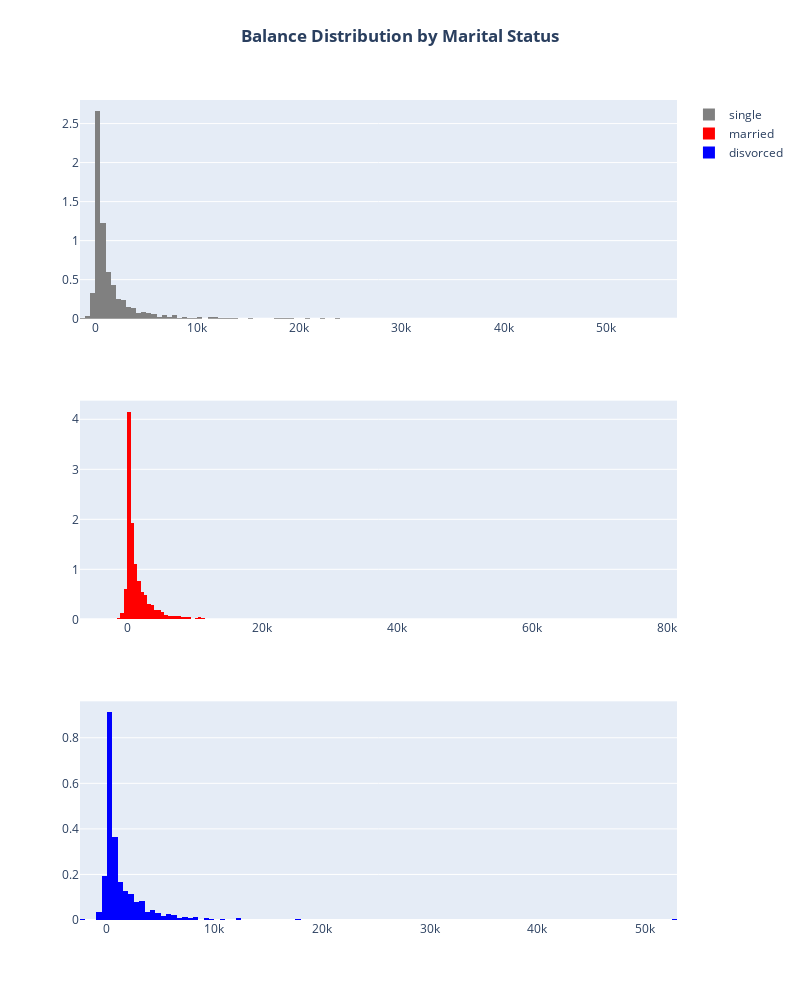

Notebook source saved alongside this figure:
### Markdown cell above
### Distribution of balance by marital status

### Code cell
# Values for each marital status
single = df['balance'].loc[df['marital'] == 'single'].values
married = df['balance'].loc[df['marital'] == 'married'].values
divorced = df['balance'].loc[df['marital'] == 'divorced'].values

# Histogram for distribution of balance
single_dist = go.Histogram(x=single, histnorm='density', name='single', marker=dict(color='grey'))
married_dist = go.Histogram(x=married, histnorm='density', name='married', marker=dict(color='red'))
divorced_dist = go.Histogram(x=divorced, histnorm='density', name='disvorced', marker=dict(color='blue'))

# Subplots having 3 rows
fig = tools.make_subplots(rows=3)

fig.append_trace(single_dist, 1, 1)
fig.append_trace(married_dist, 2, 1)
fig.append_trace(divorced_dist, 3, 1)

fig['layout'].update(showlegend=True, height=1000, width=800, title='<b>Balance Distribution by Marital Status</b>')
fig.update_layout(title={'y':0.97, 'x':0.5, 'xanchor':'center', 'yanchor': 'top'})

iplot(fig)

### Figure 1 — Plotly figure (JSON) as saved in the notebook; plotly's stock layout.template omitted (floating-point values rounded to 4 significant figures; data arrays with more than 128 entries replaced by an {"elided": "..."} marker saying what was removed)
{"data": [{"histnorm": "density", "marker": {"color": "grey"}, "name": "single", "type": "histogram", "x": {"elided": "3336 int values"}, "xaxis": "x", "yaxis": "y"}, {"histnorm": "density", "marker": {"color": "red"}, "name": "married", "type": "histogram", "x": {"elided": "5815 int values"}, "xaxis": "x2", "yaxis": "y2"}, {"histnorm": "density", "marker": {"color": "blue"}, "name": "disvorced", "type": "histogram", "x": {"elided": "1174 int values"}, "xaxis": "x3", "yaxis": "y3"}], "layout": {"height": 1000, "showlegend": true, "title": {"text": "<b>Balance Distribution by Marital Status</b>", "x": 0.5, "xanchor": "center", "y": 0.97, "yanchor": "top"}, "width": 800, "xaxis": {"anchor": "y", "domain": [0, 1]}, "xaxis2": {"anchor": "y2", "domain": [0, 1]}, "xaxis3": {"anchor": "y3", "domain": [0, 1]}, "yaxis": {"anchor": "x", "domain": [0.7333, 1]}, "yaxis2": {"anchor": "x2", "domain": [0.3667, 0.6333]}, "yaxis3": {"anchor": "x3", "domain": [0, 0.2667]}}}
